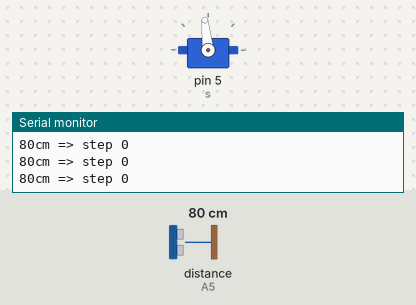
The sketch below on a simulated Arduino Uno, built with avr-gcc and run on an emulated ATmega328P. Parts: servo, the last lines printed to the serial monitor. Wiring (inferred from the names in the program): ultrasonic range finder: trigger pin 3; echo A5. The inputs (shaded band) are chosen by the test bench; at power-on: distance to the obstacle (sensor on A5) 80 cm. The echo pulse lasts 58.3 µs per cm.

Above: at 1.2 s.
1.3 s: distance to the obstacle (sensor on A5) set to 120 cm
At 2.2 s:
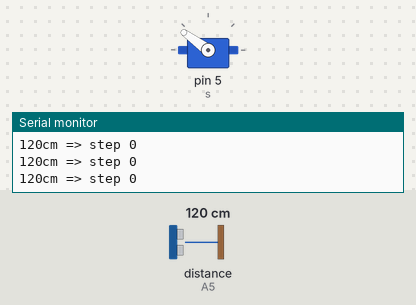
2.8 s: distance to the obstacle (sensor on A5) set to 250 cm
At 4.1 s:
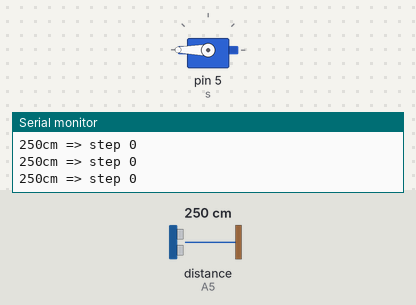
4.4 s: distance to the obstacle (sensor on A5) set to 35 cm
At 5.5 s:
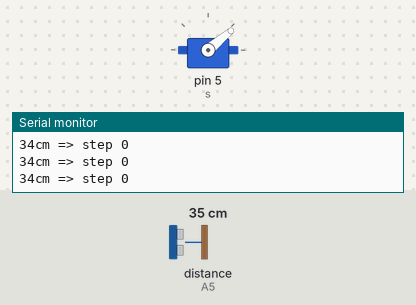
6.0 s: distance to the obstacle (sensor on A5) set to 9 cm
At 7.0 s:
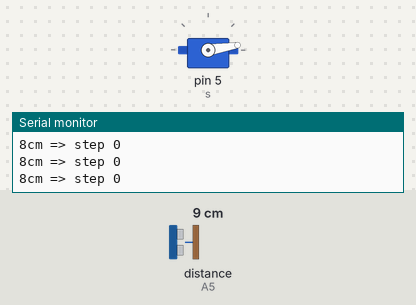
7.5 s: distance to the obstacle (sensor on A5) set to 60 cm
At 7.9 s:
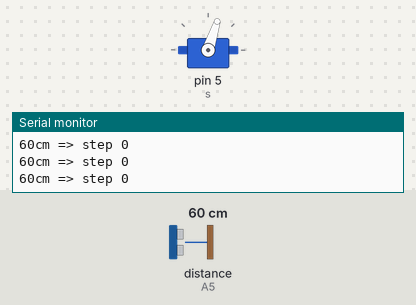
9.0 s: distance to the obstacle (sensor on A5) set to 18 cm
At 9.9 s:
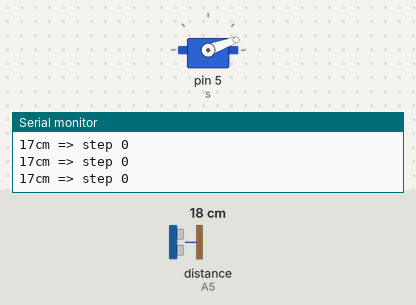
Timing chart, 0 to 11.5 s (numbered marks = the images above; inputs shaded):
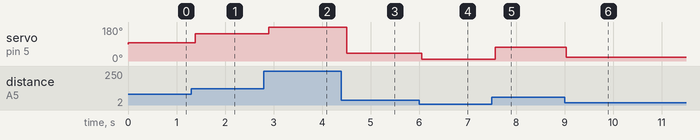

Measured:
- after the input at 1.3 s, servo on pin 5 (s): 96° → 144° after 0.08 s
- after the input at 2.8 s, servo on pin 5 (s): 144° → 180° after 0.10 s
- after the input at 4.4 s, servo on pin 5 (s): 180° → 40° after 0.11 s
- after the input at 6.0 s, servo on pin 5 (s): 40° → 9° after 0.05 s
- after the input at 7.5 s, servo on pin 5 (s): 9° → 72° after 0.07 s
- after the input at 9.0 s, servo on pin 5 (s): 72° → 20° at once

The sketch:

HC.ino
```cpp
#include <Servo.h>
Servo s;
int trig = 3;
int echo = A5;

void setup() {

  pinMode(trig, OUTPUT);// attach pin 0 to Trig
  pinMode(echo, INPUT);//attach pin 1 to Echo
  // initialize servo
  s.attach(5);
  // initialize serial communication:
  Serial.begin(9600);
}
int y=180;
void loop()
{
  // establish variables for duration of the ping,
  // and the distance result in inches and centimeters:
  long duration, inches, cm;

  // The PING))) is triggered by a HIGH pulse of 2 or more microseconds.
  // Give a short LOW pulse beforehand to ensure a clean HIGH pulse:
  digitalWrite(trig, LOW);
  delayMicroseconds(2);
  digitalWrite(trig, HIGH);
  delayMicroseconds(5);
  digitalWrite(trig, LOW);

  // The same pin is used to read the signal from the PING))): a HIGH
  // pulse whose duration is the time (in microseconds) from the sending
  // of the ping to the reception of its echo off of an object.
  duration = pulseIn(echo, HIGH);

  // convert the time into a distance
  inches = microsecondsToInches(duration);
  cm = microsecondsToCentimeters(duration);


  int x = map(cm, 0, 150, 0, 180);
  int z = (x-y)/100000.0;
  y = x + z;
  s.write(y);

  Serial.print(cm);
  Serial.print("cm => step ");
  Serial.print((int)(z*100000));
  Serial.println();

  delay(100);
}

long microsecondsToInches(long microseconds)
{
  // According to Parallax's datasheet for the PING))), there are
  // 73.746 microseconds per inch (i.e. sound travels at 1130 feet per
  // second).  This gives the distance travelled by the ping, outbound
  // and return, so we divide by 2 to get the distance of the obstacle.
  // See: http://www.parallax.com/dl/docs/prod/acc/28015-PING-v1.3.pdf
  return microseconds / 74 / 2;
}

long microsecondsToCentimeters(long microseconds)
{
  // The speed of sound is 340 m/s or 29 microseconds per centimeter.
  // The ping travels out and back, so to find the distance of the
  // object we take half of the distance travelled.
  return microseconds / 29 / 2;
}
```
